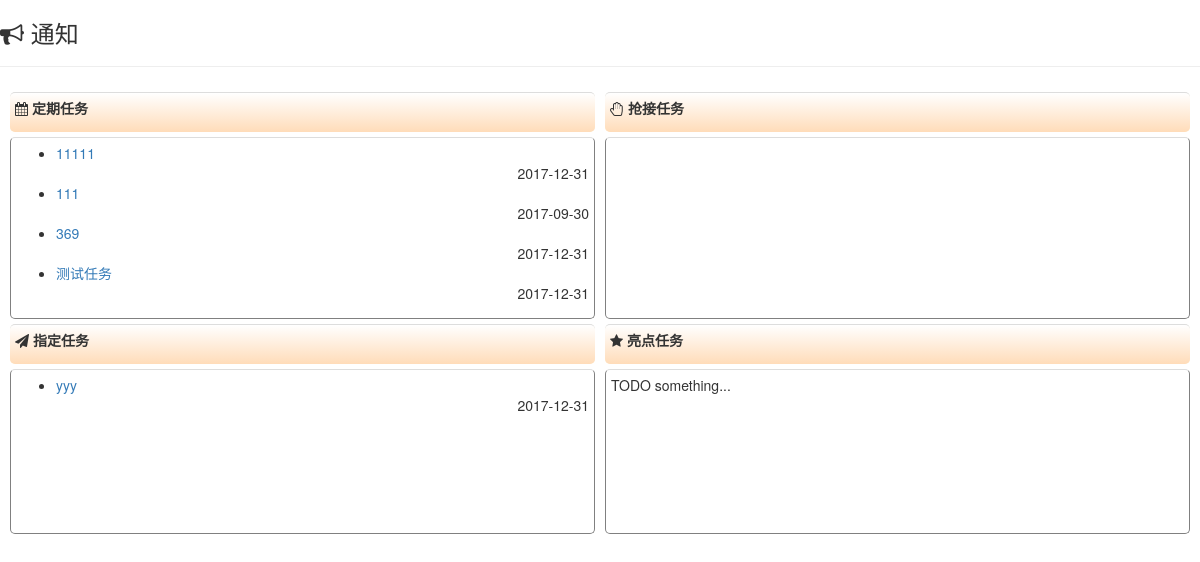
Screenshot of /homepage_sub/fp_middle.php with the database file from the repository.
### tables this page shows
CREATE TABLE `fixedmission` (
  `id` int(11) NOT NULL,
  `publisher` varchar(20) NOT NULL COMMENT '发布人',
  `title` varchar(40) NOT NULL COMMENT '名称',
  `annix` text COMMENT '附件',
  `details` text NOT NULL COMMENT '内容',
  `max` int(100) NOT NULL COMMENT '分值（上）',
  `min` int(100) NOT NULL COMMENT '分值（下）',
  `timeLimit` date NOT NULL COMMENT '时限',
  `office` tinyint(1) NOT NULL DEFAULT '0' COMMENT '机关党支部',
  `communication` tinyint(1) NOT NULL DEFAULT '0' COMMENT '通信室党支部',
  `automatic` tinyint(1) NOT NULL DEFAULT '0' COMMENT '自动化数据室党支部',
  `radar` tinyint(1) NOT NULL DEFAULT '0' COMMENT '雷达室党支部',
  `power` tinyint(1) NOT NULL DEFAULT '0' COMMENT '供电室党支部',
  `maintain` tinyint(1) NOT NULL DEFAULT '0' COMMENT '维修室党支部',
  `commuRun` tinyint(1) NOT NULL DEFAULT '0' COMMENT '通信运行室党支部',
  `motor` tinyint(1) NOT NULL DEFAULT '0' COMMENT '现场车队党支部',
  `navi` tinyint(1) NOT NULL DEFAULT '0' COMMENT '导航室党支部',
  `route` tinyint(1) NOT NULL DEFAULT '0' COMMENT '航路导航室党支部',
  `sect11` tinyint(1) NOT NULL DEFAULT '0',
  `sect12` tinyint(1) NOT NULL DEFAULT '0',
  `sect13` tinyint(1) NOT NULL DEFAULT '0',
  `sect14` tinyint(1) NOT NULL DEFAULT '0'
);

CREATE TABLE `assignmission` (
  `id` int(11) NOT NULL,
  `publisher` varchar(20) NOT NULL,
  `title` varchar(40) NOT NULL,
  `annix` text,
  `details` text NOT NULL,
  `max` int(100) NOT NULL,
  `min` int(100) NOT NULL,
  `timeLimit` date NOT NULL,
  `office` tinyint(1) NOT NULL DEFAULT '0',
  `communication` tinyint(1) NOT NULL DEFAULT '0',
  `automatic` tinyint(1) NOT NULL DEFAULT '0',
  `radar` tinyint(1) NOT NULL DEFAULT '0',
  `power` tinyint(1) NOT NULL DEFAULT '0',
  `maintain` tinyint(1) NOT NULL DEFAULT '0',
  `commuRun` tinyint(1) NOT NULL DEFAULT '0',
  `motor` tinyint(1) NOT NULL DEFAULT '0',
  `navi` tinyint(1) NOT NULL DEFAULT '0',
  `route` tinyint(1) NOT NULL DEFAULT '0'
);

### homepage_sub/fp_middle.php (the view, shortened to what this page needs)
<!DOCTYPE html PUBLIC "-//W3C//DTD XHTML 1.0 Frameset//EN" "http://www.w3.org/TR/xhtml1/DTD/xhtml1-frameset.dtd">
<html xmlns="http://www.w3.org/1999/xhtml">
<head>
  <link rel="stylesheet" href="../fonts/font-awesome/css/font-awesome.min.css">
	<link href="../css/bootstrap.css" rel="stylesheet">
	<link href="../css/bootstrap-treeview.css" rel="stylesheet">
</head>
<body>
   <h3><i class="fa fa-bullhorn"></i>&nbsp;通知</h3>
      <hr>
      <table class="table table-condensed" align="center">
        <tr class="warning">
          <th><i class="fa fa-calendar"></i>&nbsp;定期任务</th>
          <th><i class="fa fa-hand-paper-o"></i>&nbsp;抢接任务</th>
        </tr>
        <tr>
          <td>
              <ul>
                  <?php
                      require_once '../db_login.php';
                      $conn = new mysqli($db_hostname, $db_username, $db_password, $db_database);
                      mysqli_set_charset($conn, 'utf8');
                      $query = "SELECT * FROM `fixedmission` WHERE 1 ORDER BY `id` DESC";
                      $result = $conn->query($query);
                      $index = 1;
                      while ($rows = $result->fetch_array() and $index <= 4){
                          echo <<<MISSION
                            <li>
                                <div>
                                    <div align="left">
                                        <a href="../homepageView.php?title={$rows['title']}&type=fixedmission">{$rows['title']}</a>
                                    </div>
                                    <div align="right">
                                        {$rows['timeLimit']}
                                    </div>
                                </div>
                            </li>
MISSION;
                          $index++;
                      }
                  ?>
              </ul>
          </td>
          <td>
          </td>
        </tr>
        <tr class="warning">
          <th><i class="fa fa-send"></i>&nbsp;指定任务</th>
          <th><i class="fa fa-star"></i>&nbsp;亮点任务</th>
        </tr>
        <tr>
          <td>
              <ul>
                  <?php
                  require_once '../db_login.php';
                  $conn = new mysqli($db_hostname, $db_username, $db_password, $db_database);
                  mysqli_set_charset($conn, 'utf8');
                  $query = "SELECT * FROM `assignmission` WHERE 1 ORDER BY `id` DESC";
                  $result = $conn->query($query);
                  $index = 1;
                  while ($rows = $result->fetch_array() and $index <= 4){
                      echo <<<MISSION
                            <li>
                                <div>
                                    <div align="left">
                                        <a href="../homepageView.php?title={$rows['title']}&type=assignmission">{$rows['title']}</a>
                                    </div>
                                    <div align="right">
                                        {$rows['timeLimit']}
                                    </div>
                                </div>
                            </li>
MISSION;
                      $index++;
                  }
                  ?>
              </ul>
          </td>
          <td>TODO something...</td>
        </tr>
      </table>
</body>

### homepage_sub/fp_middle.php (style rules this page uses)
table { border-collapse: separate; border-spacing: 10px 5px; }
th { height: 40px; width: 400px; padding: 10px; border-radius:5px; overflow:hidden background: -ms-linear-gradient(top, #fff, #ffdcb9); background:-moz-linear-gradient(top,#b8c4cb,#f6f6f8); background:-webkit-gradient(linear, 0% 0%, 0% 100%,from(#b8c4cb), to(#f6f6f8)); background: -webkit-gradient(linear, 0% 0%, 0% 100%, from(#fff), to(#ffdcb9)); background: -webkit-linear-gradient(top, #fff, #ffdcb9); background: -o-linear-gradient(top, #fff, #ffdcb9); }
td { height: 165px; width: 400px; border: 1px solid gray; padding: 10px; border-radius:5px; }

### rows the page displays
fixedmission: title "11111", timeLimit "2017-12-31"
fixedmission: title "111", timeLimit "2017-09-30"
fixedmission: title "369", timeLimit "2017-12-31"
fixedmission: title "测试任务", timeLimit "2017-12-31"
assignmission: title "yyy", timeLimit "2017-12-31"
